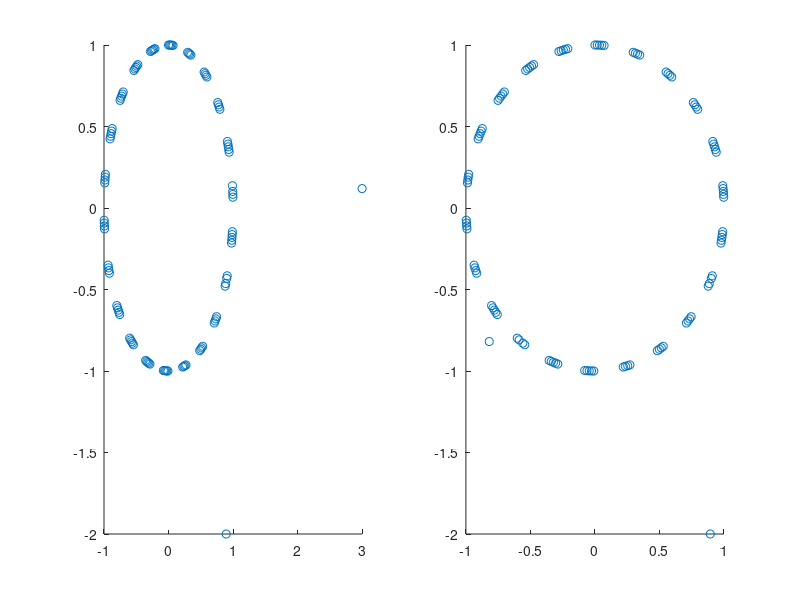

Reproduce this figure in MATLAB.
clear
load data1.dat
load data2.dat

subplot(1,2,1);
scatter(data1(:,1), data1(:,2));

subplot(1,2,2);
scatter(data2(:,1), data1(:,2));